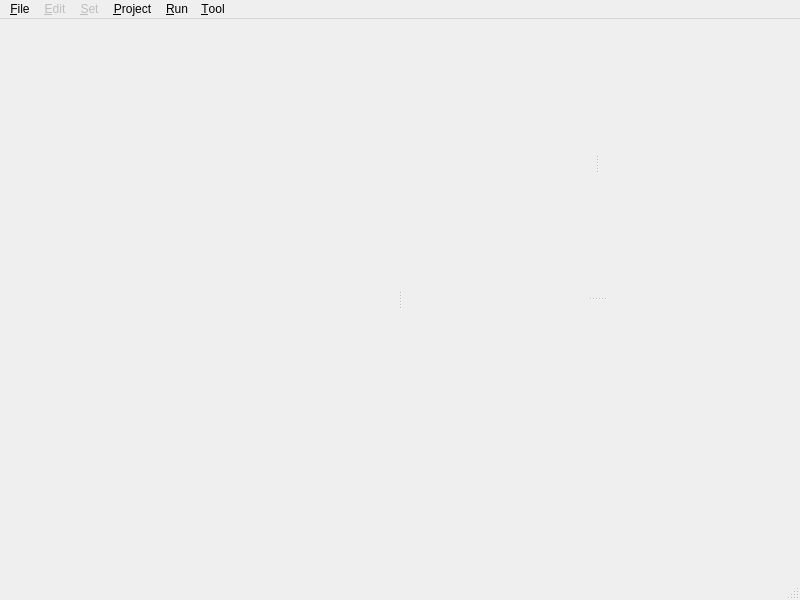
<?xml version="1.0" encoding="UTF-8"?>
<ui version="4.0">
 <class>MainUI</class>
 <widget class="QMainWindow" name="MainUI">
  <property name="geometry">
   <rect>
    <x>0</x>
    <y>0</y>
    <width>800</width>
    <height>600</height>
   </rect>
  </property>
  <property name="windowTitle">
   <string>PRODeep</string>
  </property>
  <widget class="QWidget" name="centralwidget">
   <layout class="QGridLayout" name="gridLayout">
    <item row="0" column="0">
     <widget class="QSplitter" name="splitterMain">
      <property name="orientation">
       <enum>Qt::Horizontal</enum>
      </property>
      <widget class="QWidget" name="verticalLayoutWidget">
       <layout class="QVBoxLayout" name="projectView"/>
      </widget>
      <widget class="QSplitter" name="splitterOut">
       <property name="orientation">
        <enum>Qt::Vertical</enum>
       </property>
       <widget class="QSplitter" name="splitterResult">
        <property name="orientation">
         <enum>Qt::Horizontal</enum>
        </property>
        <widget class="QWidget" name="horizontalLayoutWidget">
         <layout class="QHBoxLayout" name="setView"/>
        </widget>
        <widget class="QWidget" name="horizontalLayoutWidget_2">
         <layout class="QHBoxLayout" name="resultView"/>
        </widget>
       </widget>
       <widget class="QWidget" name="verticalLayoutWidget_2">
        <layout class="QVBoxLayout" name="outView"/>
       </widget>
      </widget>
     </widget>
    </item>
   </layout>
  </widget>
  <widget class="QMenuBar" name="menubar">
   <property name="geometry">
    <rect>
     <x>0</x>
     <y>0</y>
     <width>800</width>
     <height>26</height>
    </rect>
   </property>
   <widget class="QMenu" name="menu_File">
    <property name="title">
     <string>&amp;File</string>
    </property>
    <addaction name="actionImport_Network"/>
    <addaction name="actionImport_Input"/>
    <addaction name="separator"/>
    <addaction name="actionSave_Network"/>
    <addaction name="actionSave_Input"/>
   </widget>
   <widget class="QMenu" name="menu_Edit">
    <property name="enabled">
     <bool>false</bool>
    </property>
    <property name="title">
     <string>&amp;Edit</string>
    </property>
   </widget>
   <widget class="QMenu" name="menu_Set">
    <property name="enabled">
     <bool>false</bool>
    </property>
    <property name="title">
     <string>&amp;Set</string>
    </property>
   </widget>
   <widget class="QMenu" name="menu_Project">
    <property name="title">
     <string>&amp;Project</string>
    </property>
    <addaction name="action_New_Project"/>
    <addaction name="action_Open_Project"/>
    <addaction name="actionClose_Project"/>
   </widget>
   <widget class="QMenu" name="menu_Run">
    <property name="title">
     <string>&amp;Run</string>
    </property>
    <addaction name="actionRun"/>
   </widget>
   <widget class="QMenu" name="menu_Tool">
    <property name="title">
     <string>&amp;Tool</string>
    </property>
    <addaction name="actionAdd_Tool"/>
    <addaction name="actionRemove_Tool"/>
   </widget>
   <addaction name="menu_File"/>
   <addaction name="menu_Edit"/>
   <addaction name="menu_Set"/>
   <addaction name="menu_Project"/>
   <addaction name="menu_Run"/>
   <addaction name="menu_Tool"/>
  </widget>
  <widget class="QStatusBar" name="statusbar"/>
  <action name="action_New_Project">
   <property name="text">
    <string>&amp;New Project</string>
   </property>
  </action>
  <action name="action_Open_Project">
   <property name="text">
    <string>&amp;Open Project</string>
   </property>
  </action>
  <action name="actionClose_Project">
   <property name="text">
    <string>Close Project</string>
   </property>
  </action>
  <action name="actionImport_Network">
   <property name="text">
    <string>Import Network</string>
   </property>
  </action>
  <action name="actionImport_Input">
   <property name="text">
    <string>Import Input</string>
   </property>
  </action>
  <action name="actionSave_Network">
   <property name="text">
    <string>Save Network</string>
   </property>
  </action>
  <action name="actionSave_Input">
   <property name="text">
    <string>Save Input</string>
   </property>
   <property name="visible">
    <bool>false</bool>
   </property>
  </action>
  <action name="actionRun">
   <property name="icon">
    <iconset resource="icon.qrc">
     <normaloff>:/new/pic/resources/run.png</normaloff>:/new/pic/resources/run.png</iconset>
   </property>
   <property name="text">
    <string>Run</string>
   </property>
  </action>
  <action name="actionAdd_Tool">
   <property name="text">
    <string>Add Tool....</string>
   </property>
  </action>
  <action name="actionRemove_Tool">
   <property name="text">
    <string>Remove Tool...</string>
   </property>
  </action>
 </widget>
 <resources>
  <include location="icon.qrc"/>
 </resources>
 <connections/>
</ui>
